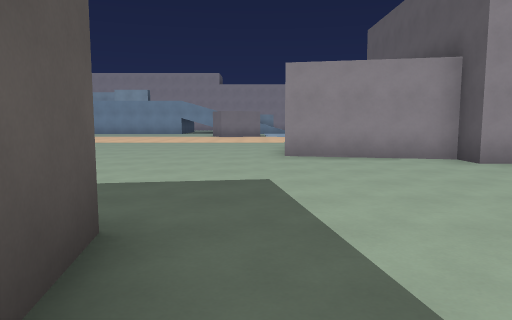
[1] (above)

14 first-person views from a walk through a level from a Godot 3-D game. The camera is 1.5 m above the floor, tilts 6° down and sees 70° across. The floor is counted in squares, 2 m on a side. Each view is taken from the middle of a square. On the plan, view 1 faces up. The plan holds only what a view shows up to about 11 squares ahead; the rest is blank. The place goes on beyond the plan.

[2]
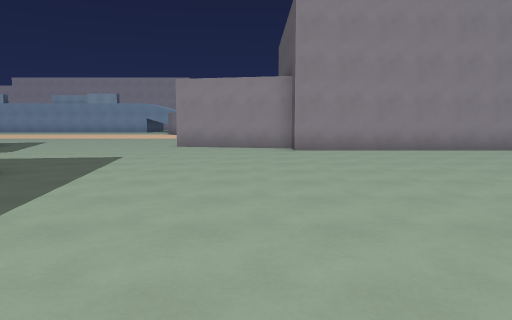

[3]
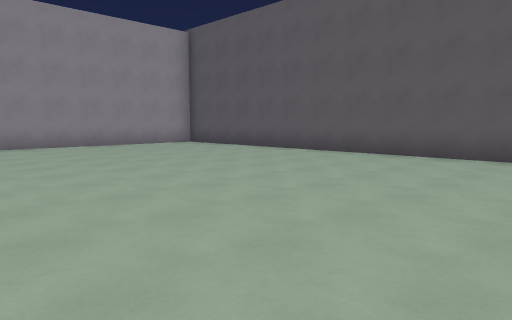

[4]
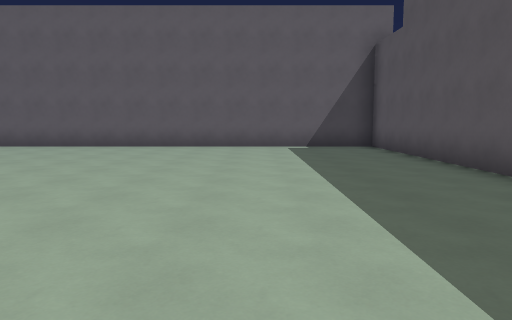

[5]
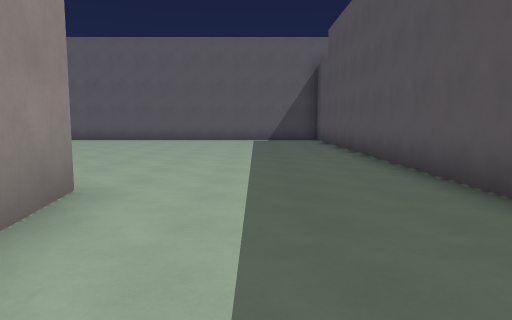

[6]
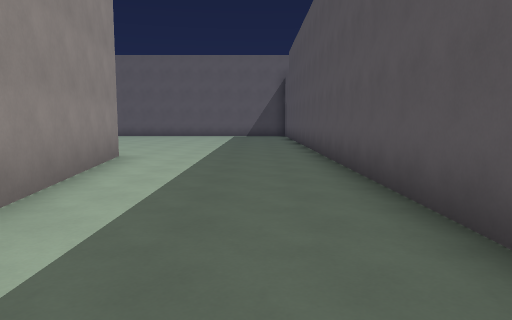

[7]
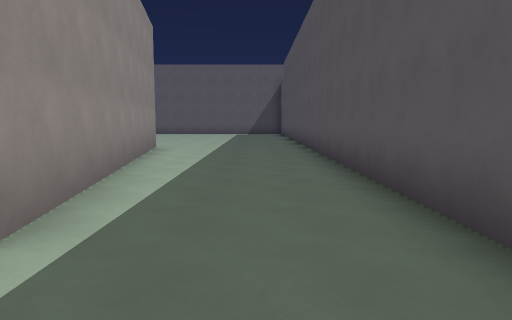

[8]
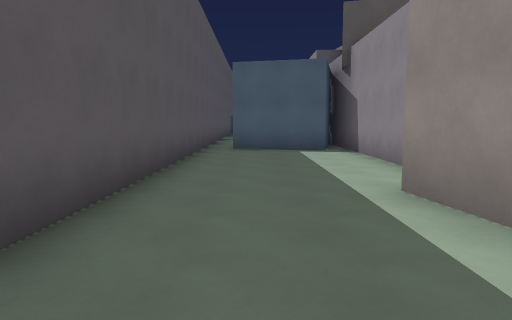

[9]
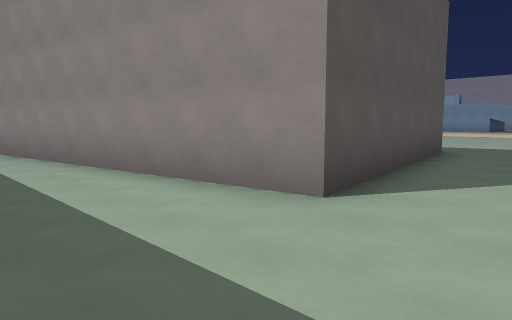

[10]
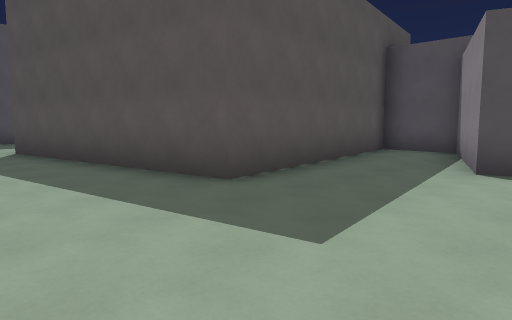

[11]
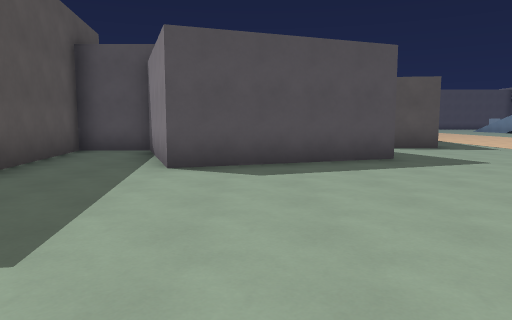

[12]
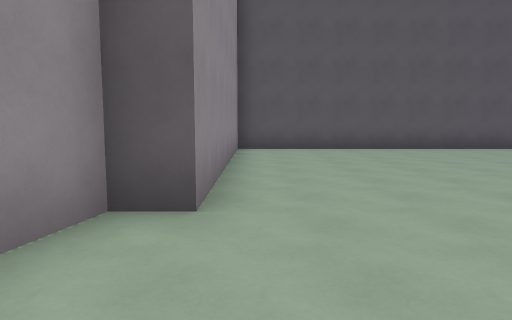

[13]
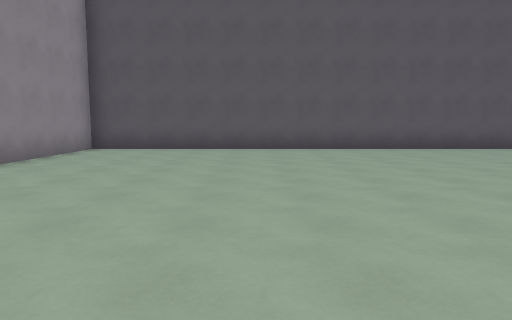

[14]
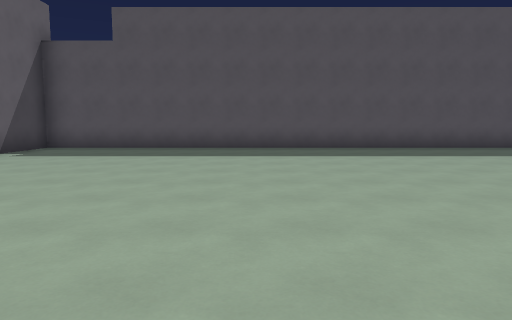

### Floor plan
Points are (right, up) in squares from view 1. A wall is a line through its corners. A room is listed if a view was taken in it or the views show most of it. See-through windows are left out.
Room 1 (views 1, 2, 3, 4, 5, 6, 7, 8, 9, 10, 11, 12, 13, 14)
walls: (-3.9, 4.6) (-7.5, 3.2) (-7.5, 1.4) (-1.1, 2.4) (0, -4) (-9, -5.4); (11, -8.5) (11, 6.5) (4, 6.5) (4, 7.2) (0.6, 8); (-11.1, -4.5) (-16.1, -4.5); (-14.5, -5.2) (-15.1, -7.6); (-14.4, -8.5) (8.5, -8.5)
ways out: opening at (-15, -8); opening at (-1.5, 6.5)
objects: block (9, -9) to (11, -9)

Positions as (right, up) in squares from view 1, and headings:
1: (0, 0), facing up
2: (3, -3), facing up
3: (3, -5), facing up-right
4: (0, -5), facing right
5: (-4, -6), facing right
6: (-8, -7), facing right
7: (-11, -7), facing right
8: (-5, -7), facing left
9: (2, -7), facing up-left
10: (2, 6), facing down-left
11: (2, 6), facing left
12: (1, 6), facing right
13: (1, 2), facing right
14: (5, 2), facing down
